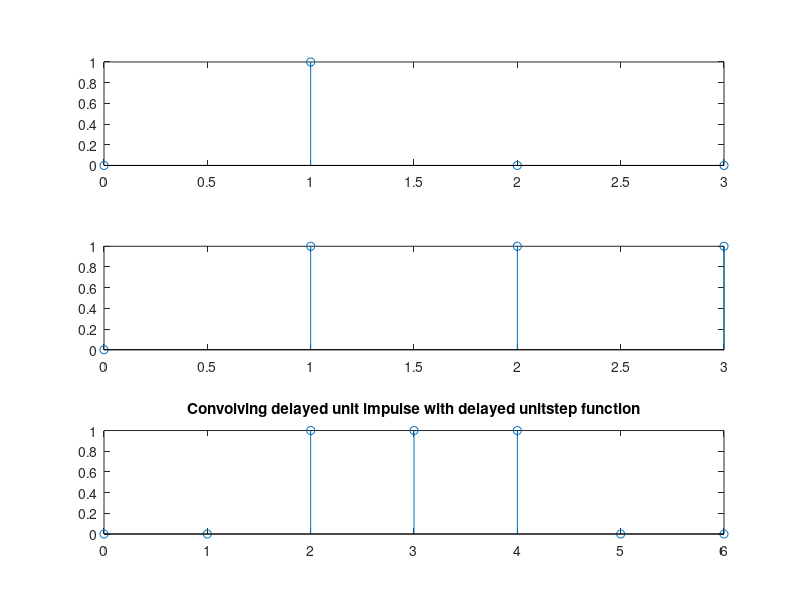

Source code (MATLAB):
t = 0:1:3
s = 0:1:6
d_impulse = t==1
ustep = t>=1
subplot(3,1,1)
stem(t, d_impulse)
subplot(3,1,2)
stem(t, ustep)
subplot(3,1,3)
stem(s, conv(d_impulse, ustep))
title('Convolving delayed unit impulse with delayed unitstep function')